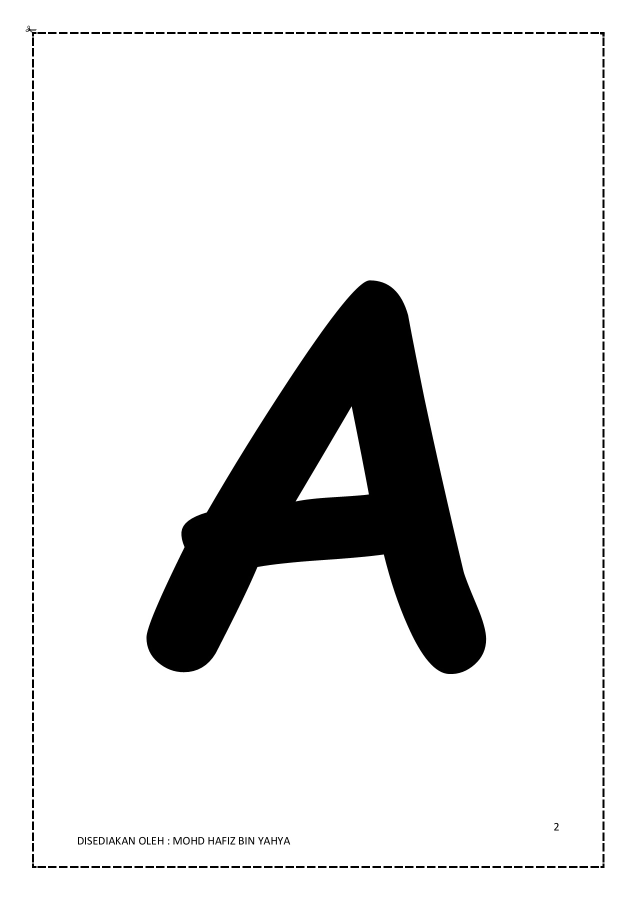
#> input picture PCD-Praktik-master/Geometri/a.jpg, 1273 x 1800 px (shown at 1/2 size)
$ python rotasi.py
#> lines starting #> are read from the running program, lines starting #| are printed output that depends on the picture
import cv2 as cv
import numpy as np
import os
import matplotlib.pyplot as plt
from scipy import ndimage

os.chdir("Geometri/")
img = cv.imread('a.jpg')
#> img is the input picture: shape (1800, 1273, 3); min 0, max 255, mean 226.5

sample = cv.cvtColor(img, cv.COLOR_BGR2GRAY)

sample = cv.resize(sample, (500, 700))
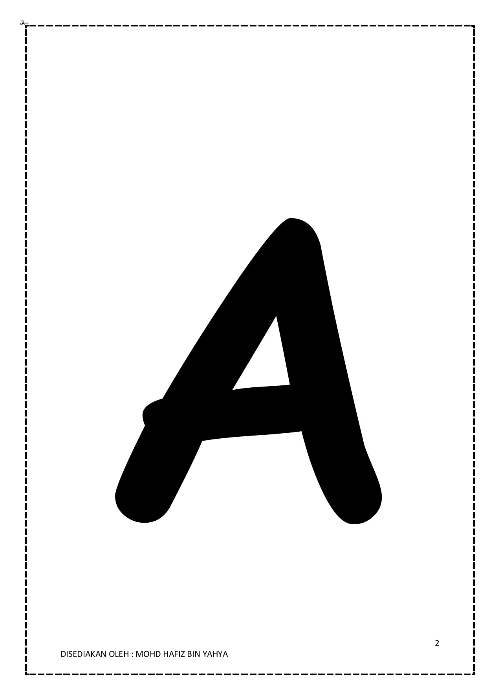
#> sample: shape (700, 500); min 0, max 255, mean 226.2

degree = 45

rotation = degree * np.pi/180

# rotation = np.radians(degree)

imgRow = len(sample)
#> imgRow = 700
imgCol = len(sample[0])
#> imgCol = 500

# imgRow, imgCol = sample.shape

xp = round(imgRow / 2)
#> xp = 350
yp = round(imgCol / 2)
#> yp = 250

newImage = np.zeros((imgRow, imgCol))
newImage = newImage.astype(np.uint8)

for new_row in range(imgRow):
    for new_col in range(imgCol):

        row = round(xp + (new_row - xp) * np.cos(rotation) - (new_col - yp) * np.sin(rotation))
        col = round(yp + (new_row - xp) * np.sin(rotation) + (new_col - yp) * np.cos(rotation))

        if 0 <= row < imgRow and 0 <= col < imgCol:
            newImage[new_row, new_col] = sample[row, col]
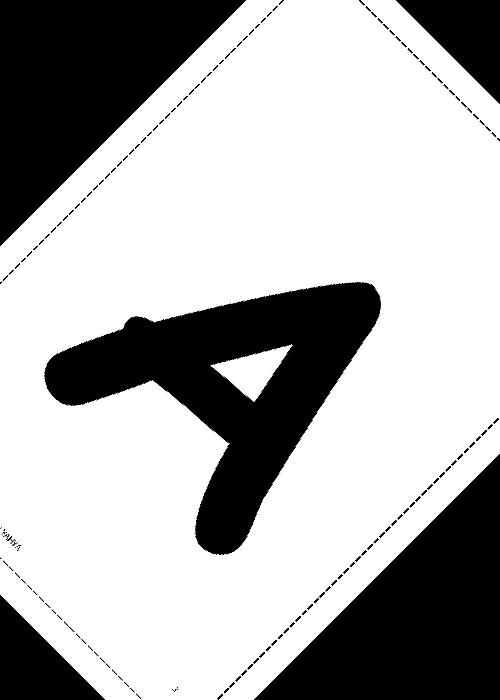
#> newImage: shape (700, 500); min 0, max 255, mean 175.2

# newImage.reverse()
cv.imshow('result', newImage)
cv.waitKey(0)

$ run again, with PCD-Praktik-master/Geometri/gambar_rotasi_20.jpg copied over PCD-Praktik-master/Geometri/a.jpg
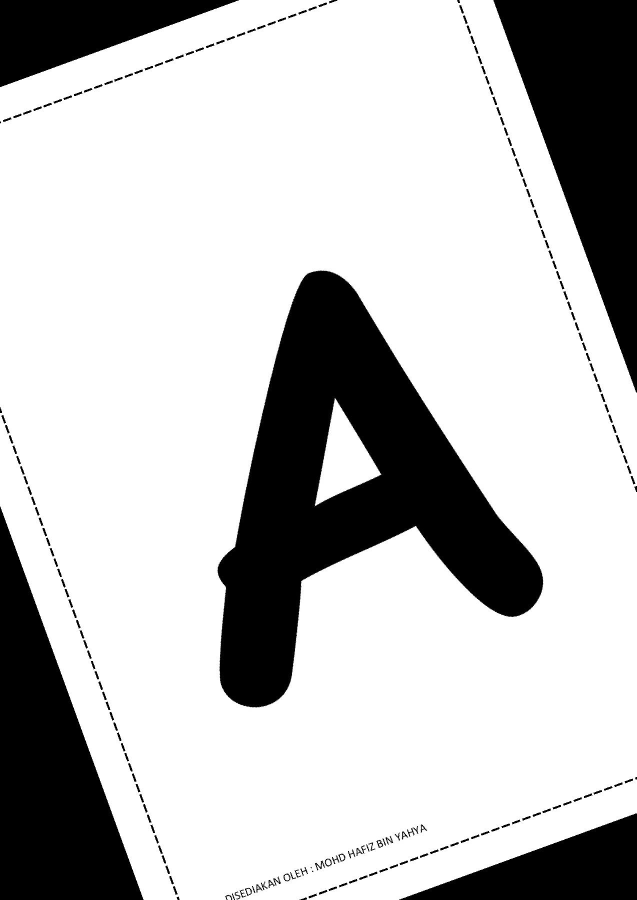
#> input picture PCD-Praktik-master/Geometri/gambar_rotasi_20.jpg, 1273 x 1800 px (shown at 1/2 size)
#> img is the input picture: shape (1800, 1273, 3); min 0, max 255, mean 192.8
#> `sample = cv.resize(sample, (500, 700))`:
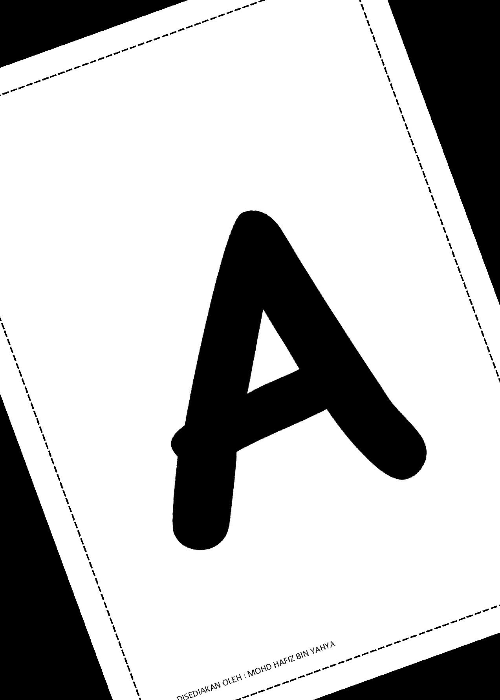
#> sample: shape (700, 500); min 0, max 255, mean 192.8
#> imgRow = 700
#> imgCol = 500
#> xp = 350
#> yp = 250
#> after the loop `for new_row in range(imgRow):`:
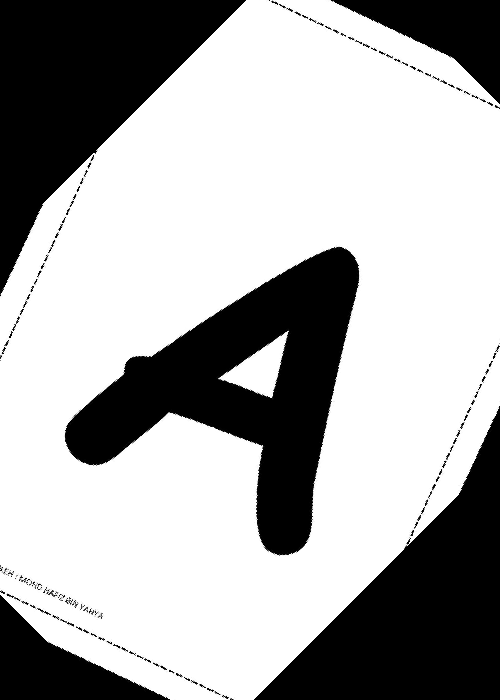
#> newImage: shape (700, 500); min 0, max 255, mean 171
